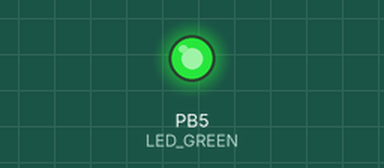
Bench run of a program on a simulated ATmega328P, built with avr-gcc and emulated at 16 MHz. On the bench: output pins drawn as LEDs (lit = HIGH).

Above: at 0.5 s.
At 6.2 s:
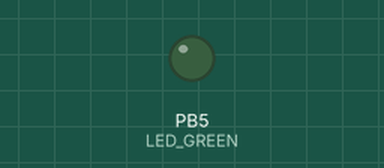
Timing chart, 0 to 8.1 s (numbered marks = the images above):
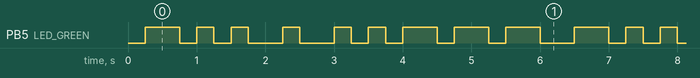

The program:

main.c
```c
// (licence header left out)
/* Defines -----------------------------------------------------------*/
#define LED_GREEN   PB5     // AVR pin where green LED is connected
#define SHORT_DELAY 250     // Delay in miliseconds
#define LONG_DELAY 500	//Delay in miliseconds
#ifndef F_CPU
#define F_CPU 16000000      // CPU frequency in Hz required for delay func
#endif

/* Includes ----------------------------------------------------------*/
#include <util/delay.h>     // Functions for busy-wait delay loops
#include <avr/io.h>         // AVR device-specific IO definitions

/* Variables ---------------------------------------------------------*/

/* Function prototypes -----------------------------------------------*/

/* Functions ---------------------------------------------------------*/
/**
 * Toggle one LED and use the function from the delay library.
 */
int main(void)
{
    // Set pin as output in Data Direction Register
    // DDRB = DDRB or 0010 0000
    DDRB = DDRB | (1<<LED_GREEN);

    // Set pin LOW in Data Register (LED off)
    // PORTB = PORTB and 1101 1111
    PORTB = PORTB & ~(1<<LED_GREEN);

    // Infinite loop
    while (1)
    {
        // Pause several miliseconds
        _delay_ms(SHORT_DELAY);

        // Invert LED in Data Register
        // PORTB = PORTB xor 0010 0000
        PORTB = PORTB ^ (1<<LED_GREEN);
		_delay_ms(LONG_DELAY);
		for(int i = 0; i < 4; i++)
		{
			PORTB = PORTB ^ (1<<LED_GREEN);
			_delay_ms(SHORT_DELAY);
		}

		PORTB = PORTB ^ (1<<LED_GREEN);
		_delay_ms(LONG_DELAY);
		PORTB = PORTB ^ (1<<LED_GREEN);
		_delay_ms(SHORT_DELAY);
		PORTB = PORTB ^ (1<<LED_GREEN);
		_delay_ms(LONG_DELAY);
		for(int i = 0; i < 4; i++)
		{
			PORTB = PORTB ^ (1<<LED_GREEN);
			_delay_ms(SHORT_DELAY);
		}
		for(int i = 0; i < 3; i++)
		{
			PORTB = PORTB ^ (1<<LED_GREEN);
			_delay_ms(LONG_DELAY);
			PORTB = PORTB ^ (1<<LED_GREEN);
			_delay_ms(SHORT_DELAY);
		}
    }

    // Will never reach this
    return 0;
}

/* Interrupt routines ------------------------------------------------*/
```

Measured:
- by itself, PB5 (LED_GREEN): repeats every 6.3 s: 2 × (LOW 0.25 s, HIGH 0.25 s), 2 × (LOW 0.50 s, HIGH 0.25 s), LOW 0.25 s, HIGH 0.25 s, 3 × (LOW 0.25 s, HIGH 0.50 s), LOW 0.50 s, HIGH 0.50 s
- by itself, everything shown: repeats every 6.3 s, in 18 steps
